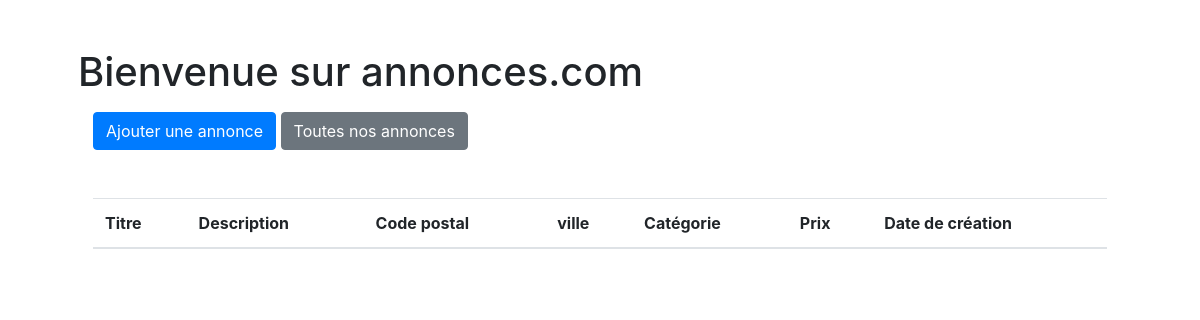
Before: / with the older database file.
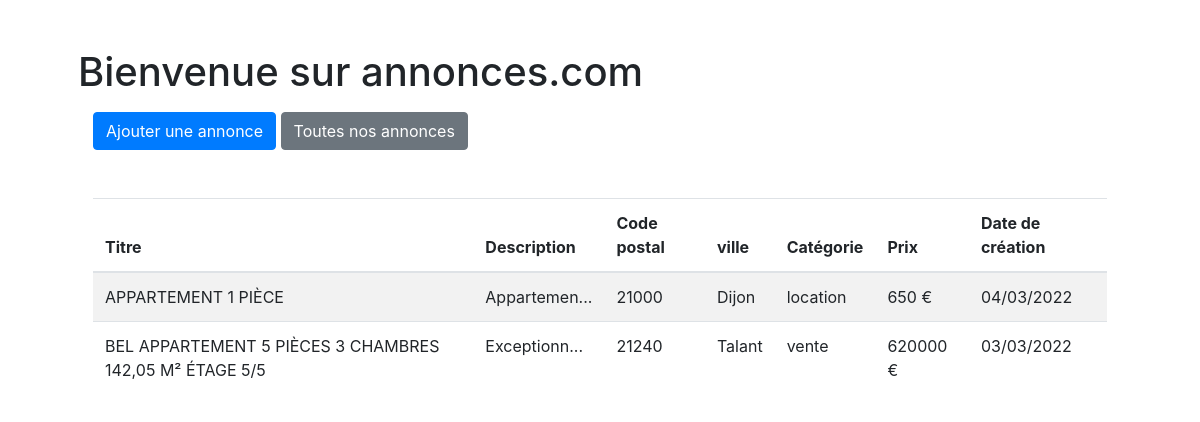
After: the same page with the newer database file.
### tables this page shows
CREATE TABLE `advert` (
  `id_advert` int UNSIGNED NOT NULL,
  `title` varchar(255) NOT NULL,
  `description` text NOT NULL,
  `postcode` varchar(5) NOT NULL,
  `city` varchar(50) NOT NULL,
  `price` int UNSIGNED NOT NULL,
  `reservation_message` text,
  `category_id` int NOT NULL,
  `created_at` datetime NOT NULL DEFAULT CURRENT_TIMESTAMP
);

CREATE TABLE `category` (
  `id_category` int NOT NULL,
  `value` varchar(8) NOT NULL
);

### src/Classes/advertManager.class.php (called while the page is built, shortened)
<?php
class AdvertManager {
    private $bdd;
    public function __construct(PDO $bdd) {
        $this->bdd = $bdd;
    }
    public function getLastAdverts() {
		return $this->bdd->query("SELECT advert.id_advert, advert.title, advert.description, advert.postcode, advert.city, advert.price, category.value AS category, DATE_FORMAT(advert.created_at, '%d/%m/%Y') AS created_at
	FROM advert INNER JOIN category WHERE category.id_category = advert.category_id
	ORDER BY advert.created_at DESC LIMIT 15")->fetchAll(PDO::FETCH_ASSOC);
	}
}

### index.php (the view, shortened to what this page needs)
<?php
require_once('bdd.php');
$advertManager = new AdvertManager($bdd);
$ads = $advertManager->getLastAdverts();
?>
<!DOCTYPE html>
<html lang="fr">
	<head>
		<link rel="stylesheet" href="https://stackpath.bootstrapcdn.com/bootstrap/4.4.1/css/bootstrap.min.css">
	</head>
	<body>
		<div class="container p-5">
			<h1>Bienvenue sur annonces.com</h1>
			<div class="container-fluid">
            <a href="ajouter.php" class="btn btn-primary mt-2">Ajouter une annonce</a>
            <a href="liste.php" class="btn btn-secondary mt-2">Toutes nos annonces</a>
            <table class="table table-striped mt-5">
                <thead>
                    <tr>
                        <th>Titre</th>
                        <th>Description</th>
                        <th>Code postal</th>
                        <th>ville</th>
                        <th>Catégorie</th>
                        <th>Prix</th>
                        <th>Date de création</th>
                    </tr>
                </thead>
                <tbody>
                <?php foreach ($ads as $ad  ): ?>
                    <tr>
                        <td><?php echo mb_strtoupper($ad['title']); ?></td>
                        <td><?php echo ucfirst(substr($ad['description'], 0, 10)."..."); ?></td>
                        <td><?php echo $ad['postcode']; ?></td>
                        <td><?php echo $ad['city']; ?></td>
                        <td><?php echo $ad['category']; ?></td>
                        <td><?php echo $ad['price']; ?> €</td>
                        <td><?php echo $ad['created_at']; ?></td>
                    </tr>
                <?php endforeach; ?>
                </tbody>
            </table>
		</div>
	</body>
</html>

Changed rows visible on the page:
added advert: title "APPARTEMENT 1 PIÈCE", description "Appartemen...", postcode "21000", city "Dijon", category.value "location", price "650", created_at "04/03/2022"
added advert: title "BEL APPARTEMENT 5 PIÈCES 3 CHAMBRES 142,05 M² ÉTAGE 5/5", description "Exceptionn...", postcode "21240", city "Talant", category.value "vente", price "620000", created_at "03/03/2022"
